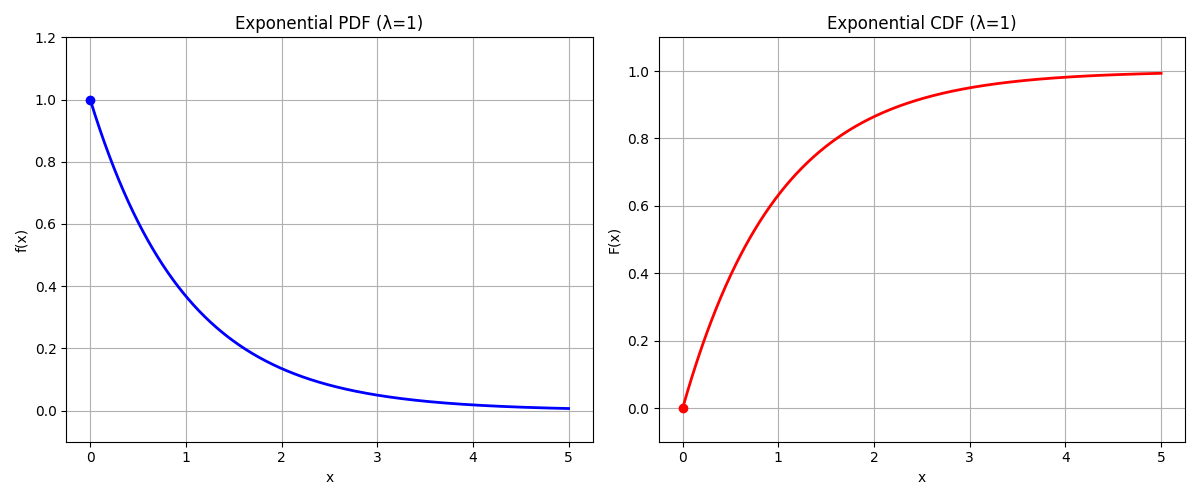

Source code (Python):
import numpy as np
import matplotlib.pyplot as plt

# Create figure with two subplots side by side
fig, (ax1, ax2) = plt.subplots(1, 2, figsize=(12, 5))

# Generate x values
x = np.linspace(0, 5, 1000)

# Calculate PDF: f(x) = e^(-x) for λ=1
pdf = np.exp(-x)

# Calculate CDF: F(x) = 1 - e^(-x) for λ=1
cdf = 1 - np.exp(-x)

# Plot PDF
ax1.plot(x, pdf, 'b-', lw=2)
ax1.plot(0, 1, 'bo')  # Mark starting point
ax1.grid(True)
ax1.set_title('Exponential PDF (λ=1)')
ax1.set_xlabel('x')
ax1.set_ylabel('f(x)')
ax1.set_ylim(-0.1, 1.2)

# Plot CDF
ax2.plot(x, cdf, 'r-', lw=2)
ax2.plot(0, 0, 'ro')  # Mark starting point
ax2.grid(True)
ax2.set_title('Exponential CDF (λ=1)')
ax2.set_xlabel('x')
ax2.set_ylabel('F(x)')
ax2.set_ylim(-0.1, 1.1)

plt.tight_layout()
plt.show()
